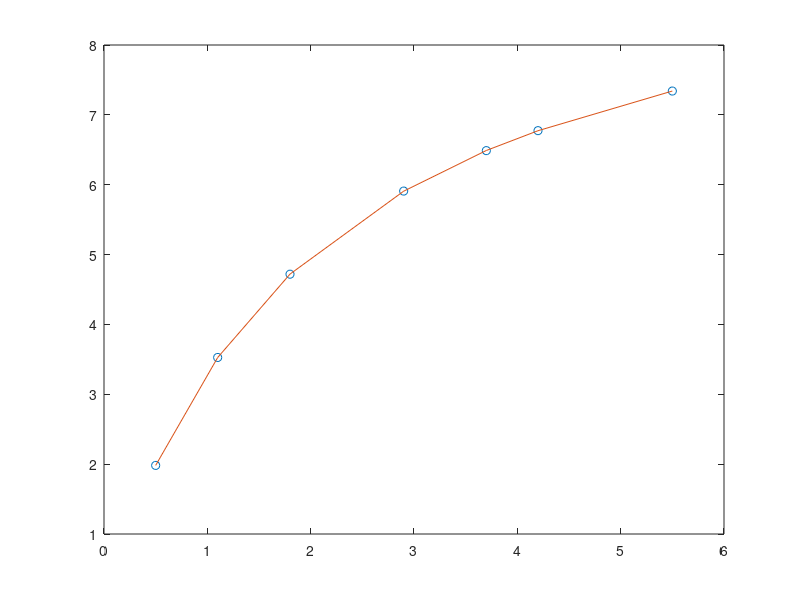

MATLAB code for this plot:
close all
clear all
clc

d=input('Order= ');
x=[0.5 1.1 1.8 2.9 3.7 4.2 5.5];
yo=[1.982 3.527 4.719 5.909 6.488 6.774 7.341];

for m=1:d+1
    for s=1:d+1
        A(m,s)=sum(x.^(m+s-2))
    end
end
A
for m=1:d+1
    B(m,1)=sum((x.^(m-1)).*yo)
end
B
a=A\B
e=a'
e=fliplr(e)
ym=polyval(e,x);

plot(x,yo, 'o');
hold on
plot(x, ym);